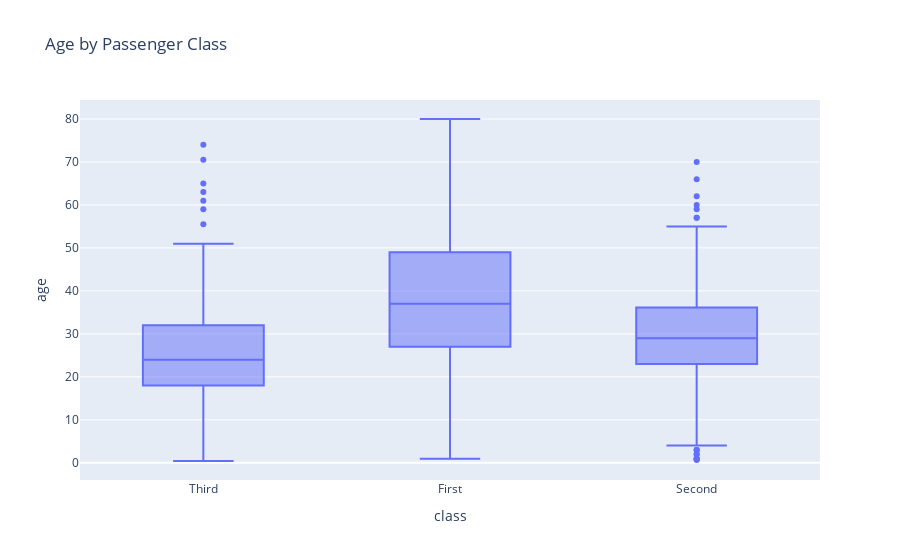

Notebook code cell kept with this figure:
### Code cell
fig4 = px.box(df, x='class', y='age', title='Age by Passenger Class')
fig4.show()

### Figure 1 — Plotly figure (JSON) as saved in the notebook; plotly's stock layout.template omitted (floating-point values rounded to 4 significant figures; data arrays with more than 128 entries replaced by an {"elided": "..."} marker saying what was removed)
{"data": [{"alignmentgroup": "True", "hovertemplate": "class=%{x}<br>age=%{y}<extra></extra>", "legendgroup": "", "marker": {"color": "#636efa"}, "name": "", "notched": false, "offsetgroup": "", "orientation": "v", "showlegend": false, "type": "box", "x": {"elided": "891 str values"}, "x0": " ", "xaxis": "x", "y": {"elided": "891 float values"}, "y0": " ", "yaxis": "y"}], "layout": {"boxmode": "group", "legend": {"tracegroupgap": 0}, "title": {"text": "Age by Passenger Class"}, "xaxis": {"anchor": "y", "domain": [0, 1], "title": {"text": "class"}}, "yaxis": {"anchor": "x", "domain": [0, 1], "title": {"text": "age"}}}}
